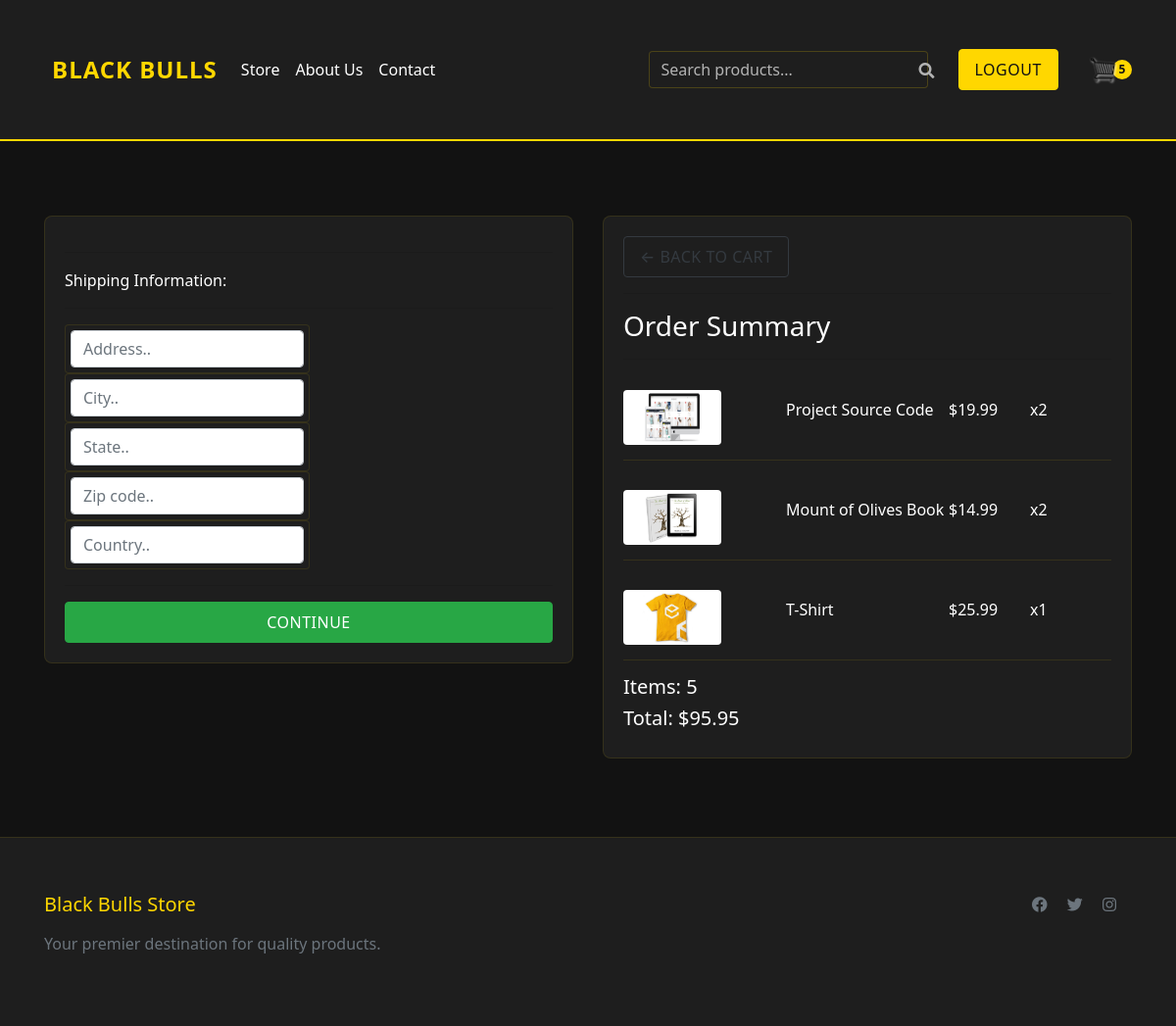
Screenshot of /checkout/ (signed in) with the database file from the repository.
### store/models.py (models this page shows, shortened)
class OrderItem(models.Model):
	product = models.ForeignKey(Product, on_delete=models.SET_NULL, null=True)
	order = models.ForeignKey(Order, on_delete=models.SET_NULL, null=True)
	quantity = models.IntegerField(default=0, null=True, blank=True)
	date_added = models.DateTimeField(auto_now_add=True)
	@property
	def get_total(self):
		total = self.product.price * self.quantity
		return total

class Product(models.Model):
    name = models.CharField(max_length=200)
    price = models.DecimalField(max_digits=10, decimal_places=2)
    digital = models.BooleanField(default=False)
    image = models.ImageField(null=True, blank=True)
    description = models.TextField(null=True, blank=True)
    @property
    def imageURL(self):
        try:
            url = self.image.url
        except:
            url = ''
        return url

class Order(models.Model):
	customer = models.ForeignKey(Customer, on_delete=models.SET_NULL, null=True, blank=True)
	date_ordered = models.DateTimeField(auto_now_add=True)
	complete = models.BooleanField(default=False)
	transaction_id = models.CharField(max_length=100, null=True)
	@property
	def shipping(self):
		shipping = False
		orderitems = self.orderitem_set.all()
		for i in orderitems:
			if i.product.digital == False:
				shipping = True
		return shipping
	@property
	def get_cart_total(self):
		orderitems = self.orderitem_set.all()
		total = sum([item.get_total for item in orderitems])
		return total
	@property
	def get_cart_items(self):
		orderitems = self.orderitem_set.all()
		total = sum([item.quantity for item in orderitems])
		return total

### store/views.py (the view)
# urls.py: path('checkout/', views.checkout, name="checkout"),
def checkout(request):
	data = cartData(request)
	cartItems = data['cartItems']
	order = data['order']
	items = data['items']
	context = {'items':items, 'order':order, 'cartItems':cartItems}
	return render(request, 'store/checkout.html', context)

### store/utils.py (called while the page is built)
def cartData(request):
	if request.user.is_authenticated:
		customer = request.user.customer
		order, created = Order.objects.get_or_create(customer=customer, complete=False)
		items = order.orderitem_set.all()
		cartItems = order.get_cart_items
	else:
		cookieData = cookieCart(request)
		cartItems = cookieData['cartItems']
		order = cookieData['order']
		items = cookieData['items']
	return {'cartItems':cartItems ,'order':order, 'items':items}

### store/templates/store/checkout.html (shortened to what this page needs)
{% extends 'store/main.html' %}
{% load static %}
{% block content %}
     <div class="row">
		<div class="col-lg-6">
			{% if user.is_authenticated %}
			<div class="box-element" id="form-wrapper">
				<form id="form">
					<div id="shipping-info">
						<hr>
						<p>Shipping Information:</p>
						<hr>
						<div class="form-field">
							<input class="form-control" type="text" name="address" placeholder="Address..">
						</div>
						<div class="form-field">
							<input class="form-control" type="text" name="city" placeholder="City..">
						</div>
						<div class="form-field">
							<input class="form-control" type="text" name="state" placeholder="State..">
						</div>
						<div class="form-field">
							<input class="form-control" type="text" name="zipcode" placeholder="Zip code..">
						</div>
						<div class="form-field">
							<input class="form-control" type="text" name="country" placeholder="Country..">
						</div>
					</div>
					<hr>
					<input id="form-button" class="btn btn-success btn-block" type="submit" value="Continue">
				</form>
			</div>
			{% else %}
                <p>Please <a href="{% url 'login' %}">login</a> to proceed with checkout.</p>
            {% endif %}
			<br>
		</div>
		<div class="col-lg-6">
			<div class="box-element">
				<a class="btn btn-outline-dark" href="{% url 'cart' %}">&#x2190; Back to Cart</a>
				<hr>
				<h3>Order Summary</h3>
				<hr>
				{% for item in items %}
				<div class="cart-row">
					<div style="flex:2"><img class="row-image" src="{{item.product.imageURL}}"></div>
					<div style="flex:2"><p>{{item.product.name}}</p></div>
					<div style="flex:1"><p>${{item.product.price|floatformat:2}}</p></div>
					<div style="flex:1"><p>x{{item.quantity}}</p></div>
				</div>
				{% endfor %}
				<h5>Items: {{order.get_cart_items}}</h5>
				<h5>Total: ${{order.get_cart_total|floatformat:2}}</h5>
			</div>
		</div>
	</div>
{% endblock content %}

### static/css/main.css (style rules this page uses)
:root { --primary-color: #ffd700; --background-dark: #121212; --surface-dark: #1e1e1e; --text-primary: #ffffff; --text-secondary: #b3b3b3; --accent-color: #ffd700; }
body { background-color: var(--background-dark); color: var(--text-primary); font-family: 'Segoe UI', -apple-system, BlinkMacSystemFont, sans-serif; }
h1,h2,h3,h4,h5,h6 { color: var(--text-primary); }
.box-element { background-color: var(--surface-dark); border: 1px solid rgba(255, 215, 0, 0.1); border-radius: 8px; padding: 20px; transition: transform 0.3s ease, box-shadow 0.3s ease; }
.btn { border-radius: 4px; padding: 8px 16px; transition: all 0.3s ease; text-transform: uppercase; font-weight: 500; letter-spacing: 0.5px; }
.col-lg-4, .col-lg-6, .col-lg-8, .col-lg-12 { margin-top: 20px; }
.row-image { width: 100px; border-radius: 4px; }
.form-field { width: 250px; display: inline-block; padding: 5px; background-color: var(--surface-dark); border: 1px solid rgba(255, 215, 0, 0.1); border-radius: 4px; color: var(--text-primary); }
.cart-row { display: flex; align-items: center; padding: 15px 0; margin-bottom: 15px; border-bottom: 1px solid rgba(255, 215, 0, 0.1); }

### rows the page displays
OrderItem: product.imageURL (picture), product.name "Project Source Code", product.price "19.99", quantity "2"
OrderItem: product.imageURL (picture), product.name "Mount of Olives Book", product.price "14.99", quantity "2"
OrderItem: product.imageURL (picture), product.name "T-Shirt", product.price "25.99", quantity "1"
Order: get_cart_items "5", get_cart_total "95.95"

### other values shown
{{ cartItems }} "5"
